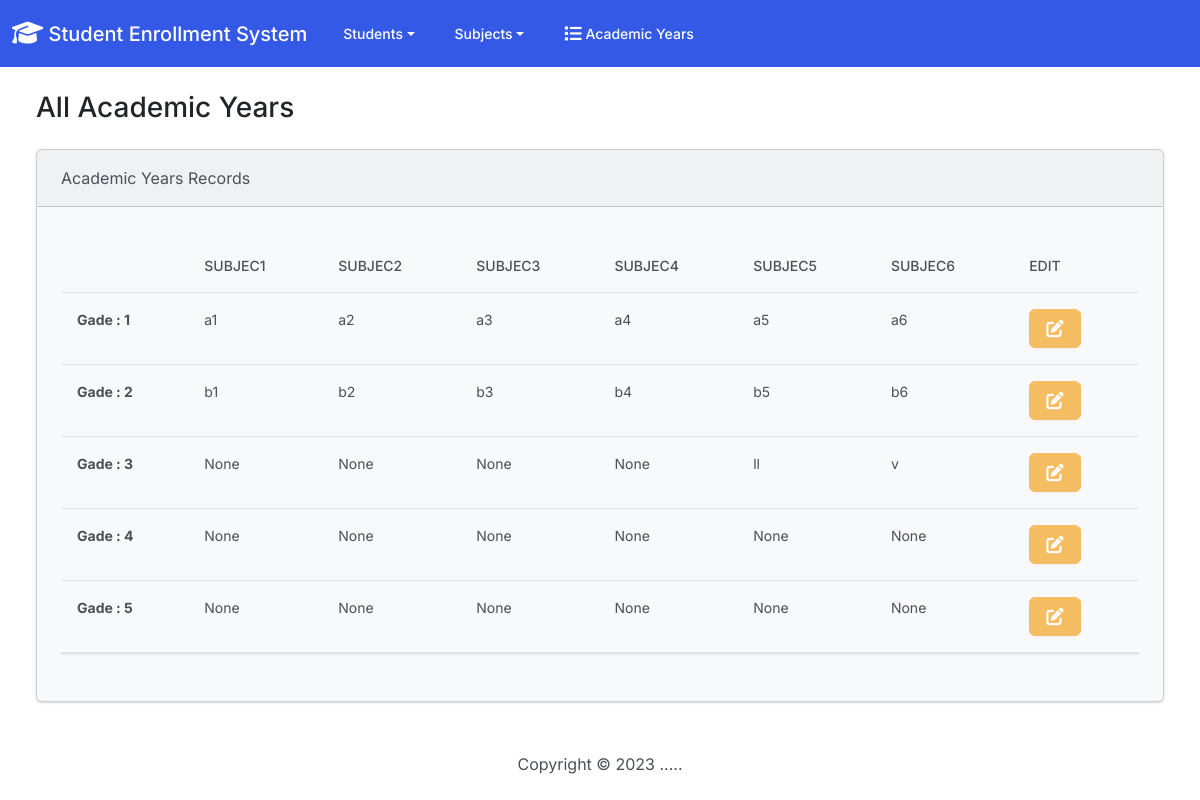
The app's page /academic_years with its own data.
### students/models.py (models this page shows, shortened)
class AcademicYear(models.Model):
    options = [
        (1, '1st yaer'),
        (2, '2st yaer'),
        (3, '3st yaer'),
        (4, '4st yaer'),
    ]
    name = models.CharField(max_length=100)
    subject1 = models.CharField(max_length=255, null=True, blank=True)
    subject2 = models.CharField(max_length=255, null=True, blank=True)
    subject3 = models.CharField(max_length=255, null=True, blank=True)
    subject4 = models.CharField(max_length=255, null=True, blank=True)
    subject5 = models.CharField(max_length=255, null=True, blank=True)
    subject6 = models.CharField(max_length=255, null=True, blank=True)

### students/views.py (the view)
# urls.py: path('academic_years', views.academic_years, name='academic_years'),
def academic_years(request):
    return render(request, 'students/academic_years.html', {
        'academic_years': AcademicYear.objects.all(),
    })

### students/templates/students/academic_years.html (shortened to what this page needs)
{%  extends "students/base.html" %}
{%  block body %}
<h3 class="m-4">All Academic Years</h3>
<div class="row">
    <div class="col-12">
        {% if academic_years %}
            <div class="card bg-light mb-3 ms-4 me-4 mb-4">
                <div class="card-header">Academic Years Records</div>
                <div class="card-body">
                    <p class="card-text">
                        <div class="table-responsive">
                            <table class="table table-hover">
                                <thead>
                                    <tr>
                                        <th scope="col"></th>
                                        <th scope="col">Subjec1</th>
                                        <th scope="col">Subjec2</th>
                                        <th scope="col">Subjec3</th>
                                        <th scope="col">Subjec4</th>
                                        <th scope="col">Subjec5</th>
                                        <th scope="col">Subjec6</th>
                                        <th scope="col">Edit</th>
                                    </tr>
                                </thead>
                                <tbody>
                                    {% for year in academic_years %}
                                        <tr>
                                            <td><strong>Gade : {{ year.name }}</strong></td>
                                            <td>{{ year.subject1 }}</td>
                                            <td>{{ year.subject2 }}</td>
                                            <td>{{ year.subject3 }}</td>
                                            <td>{{ year.subject4 }}</td>
                                            <td>{{ year.subject5 }}</td>
                                            <td>{{ year.subject6 }}</td>
                                            <td>
                                                <a class="btn btn-warning me-1" href="{% url 'edit_year' year.id %}">
                                                </a>
                                            </td>
                                        </tr>
                                    {% endfor %}
                                </tbody>
                            </table>
                        </div>
                    </p>
                </div>
            </div>
        {% else %}
            <h5 class="alert alert-primary ms-4 me-4">No Academic Years Records</h5>
        {% endif %}
    </div>
</div>
{%  endblock %}

### records on screen
AcademicYear: name "1", subject1 "a1", subject2 "a2", subject3 "a3", subject4 "a4", subject5 "a5", subject6 "a6"
AcademicYear: name "2", subject1 "b1", subject2 "b2", subject3 "b3", subject4 "b4", subject5 "b5", subject6 "b6"
AcademicYear: name "3", subject1 "None", subject2 "None", subject3 "None", subject4 "None", subject5 "ll", subject6 "v"
AcademicYear: name "4", subject1 "None", subject2 "None", subject3 "None", subject4 "None", subject5 "None", subject6 "None"
AcademicYear: name "5", subject1 "None", subject2 "None", subject3 "None", subject4 "None", subject5 "None", subject6 "None"
